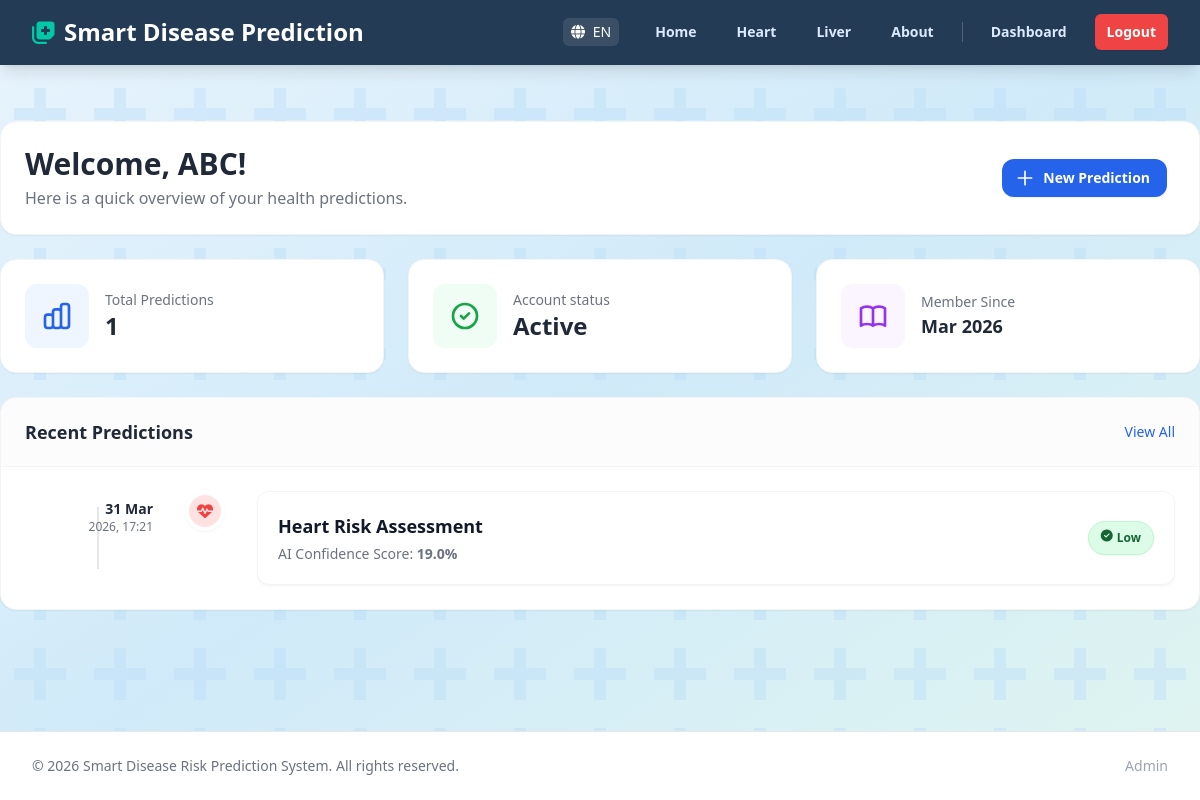
Page /dashboard (signed in) on the committed database.
### models.py (models this page shows)
class Patient(db.Model):
    __tablename__ = 'patients'
    id = db.Column(db.Integer, primary_key=True)
    name = db.Column(db.String(100), nullable=False)
    email = db.Column(db.String(120), unique=True, nullable=False)
    mobile = db.Column(db.String(20), nullable=False)
    age = db.Column(db.Integer, nullable=False)
    gender = db.Column(db.String(10), nullable=False)
    password = db.Column(db.String(255), nullable=False) # hashed
    created_at = db.Column(db.DateTime, default=datetime.utcnow)
    predictions = db.relationship('Prediction', backref='patient', lazy=True)

class Prediction(db.Model):
    __tablename__ = 'predictions'
    id = db.Column(db.Integer, primary_key=True)
    patient_id = db.Column(db.Integer, db.ForeignKey('patients.id'), nullable=False)
    disease_type = db.Column(db.String(50), nullable=False) # Heart / Kidney / Liver
    risk_result = db.Column(db.String(50), nullable=False) # High / Low
    probability = db.Column(db.Float, nullable=True) # e.g. 75.50
    city = db.Column(db.String(50), nullable=True) # Location
    created_at = db.Column(db.DateTime, default=datetime.utcnow)

### app.py (the view)
@app.route("/dashboard")
def dashboard():
    if 'patient_id' not in session:
        flash("Please log in to access this page.", "danger")
        return redirect(url_for('login'))
    patient_id = session['patient_id']
    patient = Patient.query.get(patient_id)
    predictions = Prediction.query.filter_by(patient_id=patient_id).order_by(Prediction.created_at.desc()).limit(5).all()
    total_predictions = Prediction.query.filter_by(patient_id=patient_id).count()
    return render_template("dashboard.html", patient=patient, predictions=predictions, total_predictions=total_predictions)

### templates/dashboard.html (shortened to what this page needs)
{% extends 'base.html' %}
{% block content %}
<div class="space-y-6">
    <div class="flex items-center justify-between bg-white pl-6 pr-8 py-6 rounded-2xl shadow-sm border border-gray-100">
        <div>
            <h1 class="text-3xl font-bold text-gray-800">Welcome, {{ patient.name }}!</h1>
            <p class="text-gray-500 mt-1">Here is a quick overview of your health predictions.</p>
        </div>
        <a href="/heart" class="hidden md:inline-flex items-center justify-center px-4 py-2 border border-transparent rounded-xl shadow-sm text-sm font-bold text-white bg-medical-600 hover:bg-medical-700 transition-colors">
            <svg class="mr-2 -ml-1 text-white h-5 w-5" fill="none" stroke="currentColor" viewBox="0 0 24 24"><path stroke-linecap="round" stroke-linejoin="round" stroke-width="2" d="M12 4v16m8-8H4"></path></svg>
            New Prediction
        </a>
    </div>
    <div class="grid grid-cols-1 md:grid-cols-3 gap-6">
        <div class="bg-white rounded-2xl shadow-sm border border-gray-100 p-6 flex items-center shadow-sm">
            <div class="p-4 bg-medical-50 text-medical-600 rounded-xl mr-4">
            </div>
            <div>
                <p class="text-sm font-medium text-gray-500">Total Predictions</p>
                <h3 class="text-2xl font-bold text-gray-800">{{ total_predictions }}</h3>
            </div>
        </div>
        <div class="bg-white rounded-2xl shadow-sm border border-gray-100 p-6 flex items-center shadow-sm">
            <div class="p-4 bg-green-50 text-green-600 rounded-xl mr-4">
                <svg class="w-8 h-8" fill="none" stroke="currentColor" viewBox="0 0 24 24"><path stroke-linecap="round" stroke-linejoin="round" stroke-width="2" d="M9 12l2 2 4-4m6 2a9 9 0 11-18 0 9 9 0 0118 0z"></path></svg>
            </div>
            <div>
                <p class="text-sm font-medium text-gray-500">Account status</p>
                <h3 class="text-2xl font-bold text-gray-800">Active</h3>
            </div>
        </div>
        <div class="bg-white rounded-2xl shadow-sm border border-gray-100 p-6 flex items-center shadow-sm">
            <div class="p-4 bg-purple-50 text-purple-600 rounded-xl mr-4">
            </div>
            <div>
                <p class="text-sm font-medium text-gray-500">Member Since</p>
                <h3 class="text-lg font-bold text-gray-800">{{ patient.created_at.strftime('%b %Y') }}</h3>
            </div>
        </div>
    </div>
    <div class="bg-white rounded-2xl shadow-sm border border-gray-100 overflow-hidden">
        <div class="px-6 py-5 border-b border-gray-100 flex justify-between items-center bg-gray-50/50">
            <h3 class="text-lg font-bold text-gray-800">Recent Predictions</h3>
            <a href="/profile" class="text-sm font-medium text-medical-600 hover:text-medical-800">View All</a>
        </div>
        {% if predictions %}
            <div class="p-6 relative">
                <div class="absolute left-10 md:left-24 top-10 bottom-10 w-0.5 bg-gray-200 hidden md:block"></div>
                <div class="space-y-8">
                    {% for record in predictions %}
                    <div class="relative flex flex-col md:flex-row gap-4 md:gap-8 items-start">
                        <div class="md:w-32 flex-shrink-0 pt-2 text-left md:text-right z-10 hidden md:block">
                            <p class="text-sm font-bold text-gray-800">{{ record.created_at.strftime('%d %b') }}</p>
                            <p class="text-xs text-gray-500">{{ record.created_at.strftime('%Y, %H:%M') }}</p>
                        </div>
                        <div class="absolute left-[-1.1rem] md:static w-10 h-10 rounded-full flex items-center justify-center border-4 border-white shadow-sm z-10 hidden md:flex {% if 'Heart' in record.disease_type %}bg-red-100 text-red-500{% else %}bg-green-100 text-green-500{% endif %}">
                            {% if 'Heart' in record.disease_type %}
                                <i class="fa-solid fa-heart-pulse"></i>
                            {% else %}
                                <i class="fa-solid fa-dna"></i>
                            {% endif %}
                        </div>
                        <div class="flex-grow bg-white border border-gray-100 shadow-sm rounded-xl p-5 hover:shadow-md transition-shadow">
                            <div class="flex flex-col sm:flex-row justify-between items-start sm:items-center gap-3">
                                <div>
                                    <h4 class="font-bold text-gray-900 text-lg flex items-center gap-2">
                                        {{ record.disease_type }} Risk Assessment
                                    </h4>
                                    <p class="text-sm text-gray-500 mt-1">AI Confidence Score: <span class="font-bold">{{ record.probability|default('N/A') }}%</span></p>
                                </div>
                                <div>
                                    {% if 'High' in record.risk_result %}
                                        <span class="px-3 py-1.5 inline-flex text-xs leading-5 font-bold rounded-full bg-red-100 text-red-800 shadow-sm border border-red-200">
                                            <i class="fa-solid fa-triangle-exclamation mr-1 mt-[2px]"></i> {{ record.risk_result }}
                                        </span>
                                    {% else %}
                                        <span class="px-3 py-1.5 inline-flex text-xs leading-5 font-bold rounded-full bg-green-100 text-green-800 shadow-sm border border-green-200">
                                            <i class="fa-solid fa-check-circle mr-1 mt-[2px]"></i> {{ record.risk_result }}
                                        </span>
                                    {% endif %}
                                </div>
                            </div>
                        </div>
                    </div>
                    {% endfor %}
                </div>
            </div>
        {% endif %}
    </div>
</div>
{% endblock %}

### templates/base.html (style rules this page uses)
.bg-med-pattern { position: relative; z-index: 0; }
.bg-med-pattern::before { content: ''; position: absolute; inset: 0; background-size: 80px 80px; z-index: -1; pointer-events: none; }

### rows in the picture
Patient: name "ABC", created_at "Mar 2026"
Prediction: created_at "31 Mar", created_at "2026, 17:21", disease_type "Heart", probability "19.0", risk_result "Low"

### other values in the picture
{{ total_predictions }} "1"
